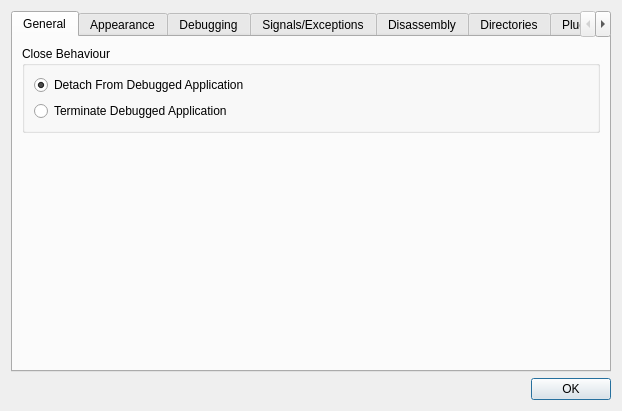
<?xml version="1.0" encoding="UTF-8"?>
<ui version="4.0">
 <author>Evan Teran</author>
 <class>DialogOptions</class>
 <widget class="QDialog" name="DialogOptions">
  <property name="geometry">
   <rect>
    <x>0</x>
    <y>0</y>
    <width>602</width>
    <height>387</height>
   </rect>
  </property>
  <property name="windowTitle">
   <string>Configure Debugger</string>
  </property>
  <layout class="QVBoxLayout">
   <item>
    <widget class="QTabWidget" name="tabWidget">
     <property name="tabShape">
      <enum>QTabWidget::Rounded</enum>
     </property>
     <property name="currentIndex">
      <number>0</number>
     </property>
     <widget class="QWidget" name="tab">
      <attribute name="title">
       <string>General</string>
      </attribute>
      <layout class="QVBoxLayout">
       <property name="spacing">
        <number>6</number>
       </property>
       <item>
        <widget class="QGroupBox" name="groupBox_3">
         <property name="title">
          <string>Close Behaviour</string>
         </property>
         <layout class="QVBoxLayout">
          <property name="spacing">
           <number>6</number>
          </property>
          <item>
           <widget class="QRadioButton" name="rdoDetach">
            <property name="text">
             <string>Detach From Debugged Application</string>
            </property>
            <property name="checked">
             <bool>true</bool>
            </property>
           </widget>
          </item>
          <item>
           <widget class="QRadioButton" name="rdoKill">
            <property name="text">
             <string>Terminate Debugged Application</string>
            </property>
           </widget>
          </item>
         </layout>
        </widget>
       </item>
       <item>
        <spacer>
         <property name="orientation">
          <enum>Qt::Vertical</enum>
         </property>
         <property name="sizeHint" stdset="0">
          <size>
           <width>20</width>
           <height>40</height>
          </size>
         </property>
        </spacer>
       </item>
      </layout>
     </widget>
     <widget class="QWidget" name="tab_2">
      <attribute name="title">
       <string>Appearance</string>
      </attribute>
      <layout class="QGridLayout" name="gridLayout">
       <item row="0" column="0" colspan="2">
        <layout class="QGridLayout">
         <item row="0" column="1">
          <widget class="QLineEdit" name="txtStackFont"/>
         </item>
         <item row="3" column="2">
          <widget class="QToolButton" name="btnDisFont">
           <property name="text">
            <string>...</string>
           </property>
          </widget>
         </item>
         <item row="2" column="1">
          <widget class="QLineEdit" name="txtRegisterFont"/>
         </item>
         <item row="3" column="0">
          <widget class="QLabel" name="lblDisFont">
           <property name="text">
            <string>Default Disassembly View Font</string>
           </property>
           <property name="buddy">
            <cstring>txtDisFont</cstring>
           </property>
          </widget>
         </item>
         <item row="0" column="0">
          <widget class="QLabel" name="lblStackFont">
           <property name="text">
            <string>Default Stack View Font</string>
           </property>
           <property name="buddy">
            <cstring>txtStackFont</cstring>
           </property>
          </widget>
         </item>
         <item row="2" column="0">
          <widget class="QLabel" name="lblRegisterFont">
           <property name="text">
            <string>Default Register View Font</string>
           </property>
           <property name="buddy">
            <cstring>txtRegisterFont</cstring>
           </property>
          </widget>
         </item>
         <item row="1" column="1">
          <widget class="QLineEdit" name="txtMemoryFont"/>
         </item>
         <item row="1" column="0">
          <widget class="QLabel" name="lblMemFont">
           <property name="text">
            <string>Default Memory Dump View Font</string>
           </property>
           <property name="buddy">
            <cstring>txtMemoryFont</cstring>
           </property>
          </widget>
         </item>
         <item row="2" column="2">
          <widget class="QToolButton" name="btnRegisterFont">
           <property name="text">
            <string>...</string>
           </property>
          </widget>
         </item>
         <item row="0" column="2">
          <widget class="QToolButton" name="btnStackFont">
           <property name="text">
            <string>...</string>
           </property>
          </widget>
         </item>
         <item row="3" column="1">
          <widget class="QLineEdit" name="txtDisFont"/>
         </item>
         <item row="1" column="2">
          <widget class="QToolButton" name="btnMemoryFont">
           <property name="text">
            <string>...</string>
           </property>
          </widget>
         </item>
        </layout>
       </item>
       <item row="1" column="0">
        <widget class="QGroupBox" name="groupBox_5">
         <property name="title">
          <string>Default Data View Settings</string>
         </property>
         <layout class="QGridLayout">
          <item row="0" column="0" colspan="3">
           <widget class="QCheckBox" name="chkDataShowAddress">
            <property name="text">
             <string>Show Address</string>
            </property>
           </widget>
          </item>
          <item row="1" column="0" colspan="3">
           <widget class="QCheckBox" name="chkDataShowHex">
            <property name="text">
             <string>Show Hex</string>
            </property>
           </widget>
          </item>
          <item row="2" column="0" colspan="3">
           <widget class="QCheckBox" name="chkDataShowAscii">
            <property name="text">
             <string>Show ASCII</string>
            </property>
           </widget>
          </item>
          <item row="3" column="0" colspan="3">
           <widget class="QCheckBox" name="chkDataShowComments">
            <property name="text">
             <string>Show Comments</string>
            </property>
           </widget>
          </item>
          <item row="4" column="0">
           <widget class="QLabel" name="label_2">
            <property name="text">
             <string>Word Width</string>
            </property>
           </widget>
          </item>
          <item row="4" column="1">
           <widget class="QComboBox" name="cmbDataWordWidth">
            <item>
             <property name="text">
              <string>1 Byte</string>
             </property>
            </item>
            <item>
             <property name="text">
              <string>2 Bytes</string>
             </property>
            </item>
            <item>
             <property name="text">
              <string>4 Bytes</string>
             </property>
            </item>
            <item>
             <property name="text">
              <string>8 Bytes</string>
             </property>
            </item>
           </widget>
          </item>
          <item row="4" column="2">
           <spacer>
            <property name="orientation">
             <enum>Qt::Horizontal</enum>
            </property>
            <property name="sizeHint" stdset="0">
             <size>
              <width>321</width>
              <height>25</height>
             </size>
            </property>
           </spacer>
          </item>
          <item row="5" column="0">
           <widget class="QLabel" name="label_6">
            <property name="text">
             <string>Row Width</string>
            </property>
           </widget>
          </item>
          <item row="5" column="1">
           <widget class="QComboBox" name="cmbDataRowWidth">
            <item>
             <property name="text">
              <string>1 Byte</string>
             </property>
            </item>
            <item>
             <property name="text">
              <string>2 Bytes</string>
             </property>
            </item>
            <item>
             <property name="text">
              <string>4 Bytes</string>
             </property>
            </item>
            <item>
             <property name="text">
              <string>8 Bytes</string>
             </property>
            </item>
            <item>
             <property name="text">
              <string>16 Bytes</string>
             </property>
            </item>
           </widget>
          </item>
          <item row="5" column="2">
           <spacer>
            <property name="orientation">
             <enum>Qt::Horizontal</enum>
            </property>
            <property name="sizeHint" stdset="0">
             <size>
              <width>321</width>
              <height>25</height>
             </size>
            </property>
           </spacer>
          </item>
         </layout>
        </widget>
       </item>
       <item row="1" column="1">
        <layout class="QVBoxLayout" name="verticalLayout_2">
         <item>
          <widget class="QCheckBox" name="chkAddressSemicolon">
           <property name="text">
            <string>Show Semicolon in Addresses</string>
           </property>
           <property name="checked">
            <bool>true</bool>
           </property>
          </widget>
         </item>
         <item>
          <spacer name="verticalSpacer">
           <property name="orientation">
            <enum>Qt::Vertical</enum>
           </property>
           <property name="sizeHint" stdset="0">
            <size>
             <width>20</width>
             <height>40</height>
            </size>
           </property>
          </spacer>
         </item>
        </layout>
       </item>
       <item row="2" column="0" colspan="2">
        <spacer>
         <property name="orientation">
          <enum>Qt::Vertical</enum>
         </property>
         <property name="sizeHint" stdset="0">
          <size>
           <width>578</width>
           <height>201</height>
          </size>
         </property>
        </spacer>
       </item>
      </layout>
     </widget>
     <widget class="QWidget" name="tab_3">
      <attribute name="title">
       <string>Debugging</string>
      </attribute>
      <layout class="QVBoxLayout">
       <item>
        <widget class="QGroupBox" name="groupBox_2">
         <property name="title">
          <string>Initial Breakpoint</string>
         </property>
         <layout class="QVBoxLayout">
          <property name="spacing">
           <number>6</number>
          </property>
          <item>
           <widget class="QRadioButton" name="rdoBPEntry">
            <property name="text">
             <string>Application Entry Point</string>
            </property>
            <property name="checked">
             <bool>false</bool>
            </property>
           </widget>
          </item>
          <item>
           <widget class="QRadioButton" name="rdoBPMain">
            <property name="text">
             <string>&quot;main&quot; symbol (when possible)</string>
            </property>
            <property name="checked">
             <bool>true</bool>
            </property>
           </widget>
          </item>
         </layout>
        </widget>
       </item>
       <item>
        <widget class="QCheckBox" name="chkWarnDataBreakpoint">
         <property name="text">
          <string>Warn when setting breakpoint in non-executable region</string>
         </property>
        </widget>
       </item>
       <item>
        <widget class="QCheckBox" name="chkFindMain">
         <property name="text">
          <string>Use heuristic to find &quot;main&quot; symbol when it is not found in symbol file</string>
         </property>
        </widget>
       </item>
       <item>
        <layout class="QHBoxLayout">
         <item>
          <widget class="QLabel" name="label_5">
           <property name="text">
            <string>Minimum length for string detection</string>
           </property>
           <property name="buddy">
            <cstring>spnMinString</cstring>
           </property>
          </widget>
         </item>
         <item>
          <widget class="QSpinBox" name="spnMinString"/>
         </item>
         <item>
          <spacer>
           <property name="orientation">
            <enum>Qt::Horizontal</enum>
           </property>
           <property name="sizeHint" stdset="0">
            <size>
             <width>40</width>
             <height>20</height>
            </size>
           </property>
          </spacer>
         </item>
        </layout>
       </item>
       <item>
        <widget class="QGroupBox" name="groupBox_4">
         <property name="title">
          <string>Command Line IO</string>
         </property>
         <layout class="QGridLayout">
          <item row="0" column="0" colspan="3">
           <widget class="QCheckBox" name="chkTTY">
            <property name="text">
             <string>Open a terminal to provide program input and output</string>
            </property>
            <property name="checked">
             <bool>true</bool>
            </property>
           </widget>
          </item>
          <item row="1" column="0">
           <widget class="QLabel" name="label">
            <property name="text">
             <string>Terminal Program:</string>
            </property>
            <property name="buddy">
             <cstring>txtTTY</cstring>
            </property>
           </widget>
          </item>
          <item row="1" column="1">
           <widget class="QLineEdit" name="txtTTY">
            <property name="text">
             <string>/usr/bin/xterm</string>
            </property>
           </widget>
          </item>
          <item row="1" column="2">
           <widget class="QToolButton" name="btnTTY">
            <property name="text">
             <string>...</string>
            </property>
           </widget>
          </item>
         </layout>
        </widget>
       </item>
       <item>
        <spacer>
         <property name="orientation">
          <enum>Qt::Vertical</enum>
         </property>
         <property name="sizeHint" stdset="0">
          <size>
           <width>578</width>
           <height>31</height>
          </size>
         </property>
        </spacer>
       </item>
      </layout>
     </widget>
     <widget class="QWidget" name="tab_6">
      <attribute name="title">
       <string>Signals/Exceptions</string>
      </attribute>
      <layout class="QVBoxLayout" name="verticalLayout_3">
       <item>
        <widget class="QLabel" name="label_8">
         <property name="text">
          <string>Ignore (pass to program) the following exceptions:</string>
         </property>
        </widget>
       </item>
       <item>
        <widget class="QListWidget" name="listIgnoredExceptions">
         <property name="editTriggers">
          <set>QAbstractItemView::NoEditTriggers</set>
         </property>
         <property name="alternatingRowColors">
          <bool>true</bool>
         </property>
        </widget>
       </item>
      </layout>
     </widget>
     <widget class="QWidget" name="tab_4">
      <attribute name="title">
       <string>Disassembly</string>
      </attribute>
      <layout class="QVBoxLayout" name="verticalLayout">
       <item>
        <widget class="QGroupBox" name="groupBox">
         <property name="title">
          <string>Disassembly Syntax</string>
         </property>
         <layout class="QVBoxLayout">
          <property name="spacing">
           <number>6</number>
          </property>
          <item>
           <widget class="QRadioButton" name="rdoSytntaxIntel">
            <property name="text">
             <string>Intel</string>
            </property>
            <property name="checked">
             <bool>true</bool>
            </property>
           </widget>
          </item>
          <item>
           <widget class="QRadioButton" name="rdoSytntaxATT">
            <property name="enabled">
             <bool>false</bool>
            </property>
            <property name="text">
             <string>AT&amp;&amp;T</string>
            </property>
           </widget>
          </item>
         </layout>
        </widget>
       </item>
       <item>
        <widget class="QCheckBox" name="chkZerosAreFilling">
         <property name="text">
          <string>Instruction &quot;add byte ptr[eax], al&quot; (0x00 0x00) is &quot;Filling&quot; on x86</string>
         </property>
        </widget>
       </item>
       <item>
        <widget class="QCheckBox" name="chkUppercase">
         <property name="text">
          <string>Disassemble in uppercase</string>
         </property>
        </widget>
       </item>
       <item>
        <spacer>
         <property name="orientation">
          <enum>Qt::Vertical</enum>
         </property>
         <property name="sizeHint" stdset="0">
          <size>
           <width>561</width>
           <height>206</height>
          </size>
         </property>
        </spacer>
       </item>
      </layout>
     </widget>
     <widget class="QWidget" name="tab_5">
      <attribute name="title">
       <string>Directories</string>
      </attribute>
      <layout class="QVBoxLayout">
       <item>
        <layout class="QGridLayout">
         <item row="0" column="0">
          <widget class="QLabel" name="label_3">
           <property name="text">
            <string>Symbol Directory</string>
           </property>
           <property name="buddy">
            <cstring>txtSymbolDir</cstring>
           </property>
          </widget>
         </item>
         <item row="0" column="1">
          <widget class="QLineEdit" name="txtSymbolDir"/>
         </item>
         <item row="0" column="2">
          <widget class="QToolButton" name="btnSymbolDir">
           <property name="text">
            <string>...</string>
           </property>
          </widget>
         </item>
         <item row="1" column="0">
          <widget class="QLabel" name="label_4">
           <property name="text">
            <string>Plugin Directory</string>
           </property>
           <property name="buddy">
            <cstring>txtPluginDir</cstring>
           </property>
          </widget>
         </item>
         <item row="1" column="1">
          <widget class="QLineEdit" name="txtPluginDir"/>
         </item>
         <item row="1" column="2">
          <widget class="QToolButton" name="btnPluginDir">
           <property name="text">
            <string>...</string>
           </property>
          </widget>
         </item>
         <item row="2" column="0">
          <widget class="QLabel" name="label_7">
           <property name="text">
            <string>Session Directory</string>
           </property>
           <property name="buddy">
            <cstring>txtSessionDir</cstring>
           </property>
          </widget>
         </item>
         <item row="2" column="1">
          <widget class="QLineEdit" name="txtSessionDir"/>
         </item>
         <item row="2" column="2">
          <widget class="QToolButton" name="btnSessionDir">
           <property name="text">
            <string>...</string>
           </property>
          </widget>
         </item>
        </layout>
       </item>
       <item>
        <spacer>
         <property name="orientation">
          <enum>Qt::Vertical</enum>
         </property>
         <property name="sizeHint" stdset="0">
          <size>
           <width>578</width>
           <height>101</height>
          </size>
         </property>
        </spacer>
       </item>
      </layout>
     </widget>
     <widget class="QWidget" name="tab_plugins">
      <attribute name="title">
       <string>Plugin Options</string>
      </attribute>
      <layout class="QGridLayout" name="tab_plugins_layout">
       <item row="0" column="0">
        <widget class="QLabel" name="label_plugins">
         <property name="text">
          <string>No Plugin Option Pages</string>
         </property>
         <property name="alignment">
          <set>Qt::AlignCenter</set>
         </property>
        </widget>
       </item>
      </layout>
     </widget>
    </widget>
   </item>
   <item>
    <widget class="QDialogButtonBox" name="buttonBox">
     <property name="orientation">
      <enum>Qt::Horizontal</enum>
     </property>
     <property name="standardButtons">
      <set>QDialogButtonBox::Ok</set>
     </property>
    </widget>
   </item>
  </layout>
 </widget>
 <tabstops>
  <tabstop>tabWidget</tabstop>
  <tabstop>rdoDetach</tabstop>
  <tabstop>rdoKill</tabstop>
  <tabstop>txtStackFont</tabstop>
  <tabstop>btnStackFont</tabstop>
  <tabstop>txtMemoryFont</tabstop>
  <tabstop>btnMemoryFont</tabstop>
  <tabstop>txtRegisterFont</tabstop>
  <tabstop>btnRegisterFont</tabstop>
  <tabstop>txtDisFont</tabstop>
  <tabstop>btnDisFont</tabstop>
  <tabstop>chkDataShowAddress</tabstop>
  <tabstop>chkDataShowHex</tabstop>
  <tabstop>chkDataShowAscii</tabstop>
  <tabstop>chkDataShowComments</tabstop>
  <tabstop>cmbDataWordWidth</tabstop>
  <tabstop>cmbDataRowWidth</tabstop>
  <tabstop>rdoBPEntry</tabstop>
  <tabstop>rdoBPMain</tabstop>
  <tabstop>chkWarnDataBreakpoint</tabstop>
  <tabstop>chkFindMain</tabstop>
  <tabstop>spnMinString</tabstop>
  <tabstop>chkTTY</tabstop>
  <tabstop>txtTTY</tabstop>
  <tabstop>btnTTY</tabstop>
  <tabstop>rdoSytntaxIntel</tabstop>
  <tabstop>rdoSytntaxATT</tabstop>
  <tabstop>chkZerosAreFilling</tabstop>
  <tabstop>chkUppercase</tabstop>
  <tabstop>txtSymbolDir</tabstop>
  <tabstop>btnSymbolDir</tabstop>
  <tabstop>txtPluginDir</tabstop>
  <tabstop>btnPluginDir</tabstop>
  <tabstop>txtSessionDir</tabstop>
  <tabstop>btnSessionDir</tabstop>
 </tabstops>
 <resources/>
 <connections>
  <connection>
   <sender>chkTTY</sender>
   <signal>toggled(bool)</signal>
   <receiver>txtTTY</receiver>
   <slot>setEnabled(bool)</slot>
   <hints>
    <hint type="sourcelabel">
     <x>85</x>
     <y>62</y>
    </hint>
    <hint type="destinationlabel">
     <x>110</x>
     <y>62</y>
    </hint>
   </hints>
  </connection>
  <connection>
   <sender>buttonBox</sender>
   <signal>accepted()</signal>
   <receiver>DialogOptions</receiver>
   <slot>accept()</slot>
   <hints>
    <hint type="sourcelabel">
     <x>472</x>
     <y>415</y>
    </hint>
    <hint type="destinationlabel">
     <x>401</x>
     <y>394</y>
    </hint>
   </hints>
  </connection>
  <connection>
   <sender>buttonBox</sender>
   <signal>rejected()</signal>
   <receiver>DialogOptions</receiver>
   <slot>reject()</slot>
   <hints>
    <hint type="sourcelabel">
     <x>559</x>
     <y>411</y>
    </hint>
    <hint type="destinationlabel">
     <x>539</x>
     <y>397</y>
    </hint>
   </hints>
  </connection>
  <connection>
   <sender>chkTTY</sender>
   <signal>toggled(bool)</signal>
   <receiver>btnTTY</receiver>
   <slot>setEnabled(bool)</slot>
   <hints>
    <hint type="sourcelabel">
     <x>300</x>
     <y>241</y>
    </hint>
    <hint type="destinationlabel">
     <x>567</x>
     <y>267</y>
    </hint>
   </hints>
  </connection>
 </connections>
</ui>
